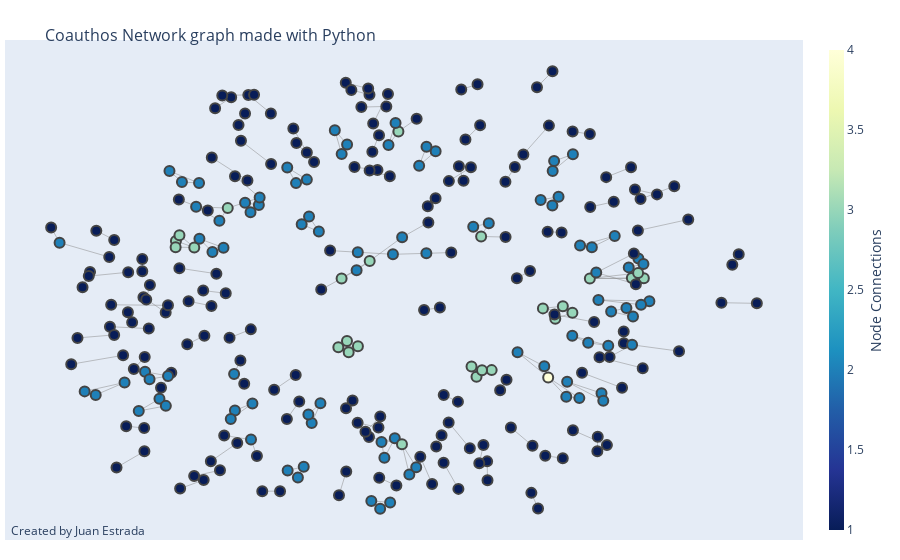

Source (notebook cell):
### Code cell
fig = go.Figure(data=[edge_trace, node_trace],
             layout=go.Layout(
                title='<br>Coauthos Network graph made with Python',
                titlefont_size=16,
                showlegend=False,
                hovermode='closest',
                margin=dict(b=20,l=5,r=5,t=40),
                annotations=[ dict(
                    text="Created by Juan Estrada",
                    showarrow=False,
                    xref="paper", yref="paper",
                    x=0.005, y=-0.002 ) ],
                xaxis=dict(showgrid=False, zeroline=False, showticklabels=False),
                yaxis=dict(showgrid=False, zeroline=False, showticklabels=False))
                )
fig.show()

### Figure 1 — Plotly figure (JSON) as saved in the notebook; plotly's stock layout.template omitted (floating-point values rounded to 4 significant figures; data arrays with more than 128 entries replaced by an {"elided": "..."} marker saying what was removed)
{"data": [{"hoverinfo": "none", "line": {"color": "#888", "width": 0.5}, "mode": "lines", "type": "scatter", "x": {"elided": "675 float values"}, "y": {"elided": "675 float values"}}, {"hoverinfo": "text", "marker": {"color": {"elided": "303 int values"}, "colorbar": {"thickness": 15, "title": {"side": "right", "text": "Node Connections"}, "xanchor": "left"}, "colorscale": [[0, "rgb(255,255,217)"], [0.125, "rgb(237,248,177)"], [0.25, "rgb(199,233,180)"], [0.375, "rgb(127,205,187)"], [0.5, "rgb(65,182,196)"], [0.625, "rgb(29,145,192)"], [0.75, "rgb(34,94,168)"], [0.875, "rgb(37,52,148)"], [1, "rgb(8,29,88)"]], "line": {"width": 2}, "reversescale": true, "showscale": true, "size": 10}, "mode": "markers", "text": {"elided": "303 str values"}, "type": "scatter", "x": {"elided": "303 float values"}, "y": {"elided": "303 float values"}}], "layout": {"annotations": [{"showarrow": false, "text": "Created by Juan Estrada", "x": 0.005, "xref": "paper", "y": -0.002, "yref": "paper"}], "hovermode": "closest", "margin": {"b": 20, "l": 5, "r": 5, "t": 40}, "showlegend": false, "title": {"font": {"size": 16}, "text": "<br>Coauthos Network graph made with Python"}, "xaxis": {"showgrid": false, "showticklabels": false, "zeroline": false}, "yaxis": {"showgrid": false, "showticklabels": false, "zeroline": false}}}
